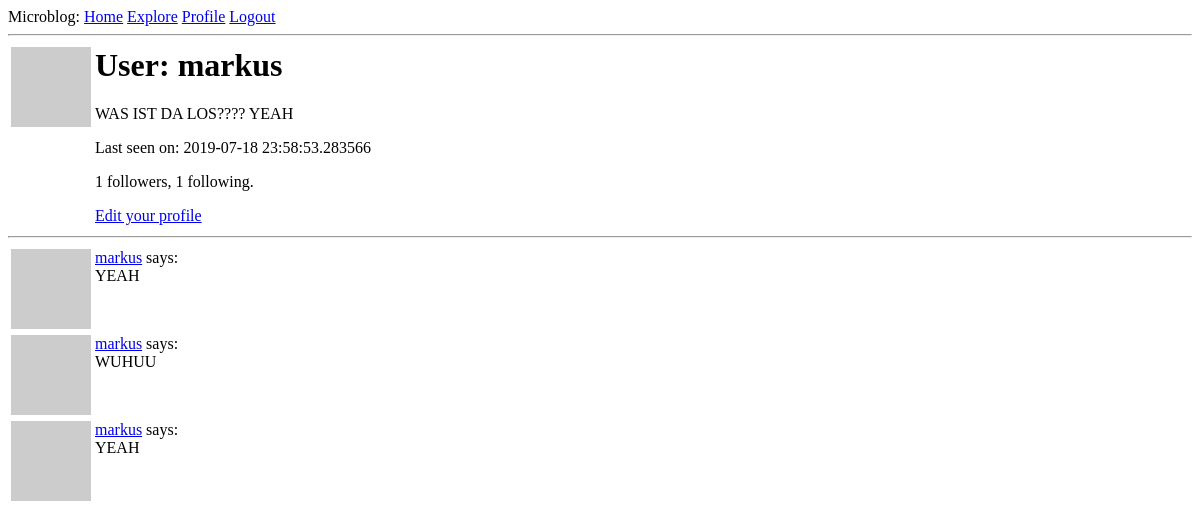
/user/markus (signed in), run on an earlier commit of the app's database.
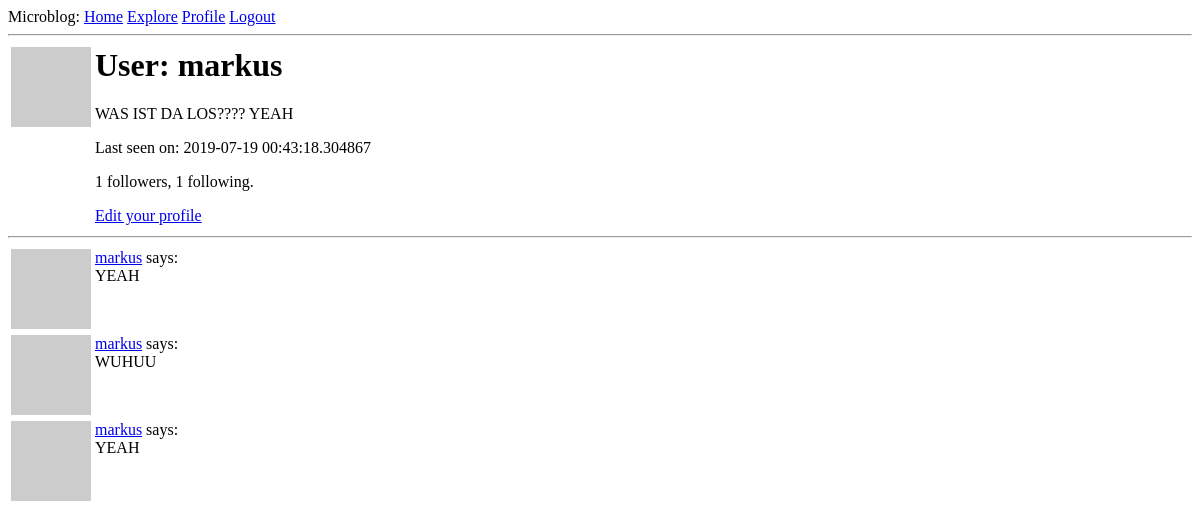
And on a later commit of the database.
### models.py (models this page shows, shortened)
class User(UserMixin, db.Model):
    id = db.Column(db.Integer, primary_key=True)
    username = db.Column(db.String(64), index=True, unique=True)
    email = db.Column(db.String(120), index=True, unique=True)
    password_hash = db.Column(db.String(128))
    posts = db.relationship('Post', backref='author', lazy='dynamic')
    about_me = db.Column(db.String(140))
    last_seen = db.Column(db.DateTime, default=datetime.utcnow)
    followed = db.relationship(
        'User',
        secondary=followers,
        primaryjoin=(followers.c.follower_id == id),
        secondaryjoin=(followers.c.followed_id == id),
        backref=db.backref('followers', lazy='dynamic'),
        lazy='dynamic'
        )
    def avatar(self, size):
        digest = md5(self.email.lower().encode('utf-8')).hexdigest()
        return 'https://www.gravatar.com/avatar/{}?d=identicon&s={}'.format(digest, size)

class Post(db.Model):
    id = db.Column(db.Integer, primary_key=True)
    body = db.Column(db.String(140))
    timestamp = db.Column(db.DateTime, index=True, default=datetime.utcnow)
    user_id = db.Column(db.Integer, db.ForeignKey('user.id'))

### routes.py (the view)
@app.route('/user/<username>')
@login_required
def user(username):
    user = User.query.filter_by(username=username).first_or_404()
    page = request.args.get('page', 1, type=int)
    posts = user.posts.order_by(Post.timestamp.desc()).paginate(
        page,
        app.config['POSTS_PER_PAGE'],
        False
        )
    if posts.has_next:
        next_url = url_for('user', username=user.username, page=posts.next_num)
    else:
        next_url = None
    if posts.has_prev:
        prev_url = url_for('user', username=user.username, page=posts.prev_num)
    else:
        prev_url = None
    return render_template('user.html', user=user, posts=posts.items, next_url=next_url, prev_url=prev_url)

### models.py (called while the page is built)
@login.user_loader
def load_user(this_id):
    return User.query.get(int(this_id))

### routes.py (called while the page is built)
@app.before_request
def before_request():
    if current_user.is_authenticated:
        current_user.last_seen = datetime.utcnow()
        db.session.commit()

### templates/user.html (shortened to what this page needs)
{% extends "base.html" %}
{% block content %}
    <table>
        <tr valign="top">
            <td><img src="{{ user.avatar(128) }}"></td>
            <td>
                <h1>User: {{ user.username }}</h1>
                {% if user.about_me %}<p>{{ user.about_me }}</p>{% endif %}
                {% if user.last_seen %}<p>Last seen on: {{ user.last_seen }}</p>{% endif %}
                <p>{{ user.followers.count() }} followers, {{ user.followed.count() }} following.</p>
                {% if user == current_user %}
                <p><a href="{{ url_for('edit_profile') }}">Edit your profile</a></p>
                {% elif not current_user.is_following(user) %}
                <p><a href="{{ url_for('follow', username=user.username) }}">Follow</a></p>
                {% else %}
                <p><a href="{{ url_for('unfollow', username=user.username) }}">Unfollow</a></p>
                {% endif %}
            </td>
        </tr>
    </table>
    <hr>
    {% for post in posts %}
        {% include '_post.html' %}
    {% endfor %}
{% endblock %}

### templates/base.html (shortened to what this page needs)
<html>
    <head>
    </head>
    <body>
        <div>
            Microblog:
            <a href="{{ url_for('index') }}">Home</a>
            <a href="{{ url_for('explore') }}">Explore</a>
            {% if current_user.is_anonymous %}
            <a href="{{ url_for('login') }}">Login</a>
            {% else %}
            <a href="{{ url_for('user', username=current_user.username) }}">Profile</a>
            <a href="{{ url_for('logout') }}">Logout</a>
            {% endif %}
        </div>
        <hr>
        {% block content %}{% endblock %}
    </body>
</html>

### templates/_post.html
<table>
    <tr valign="top">
        <td><img src="{{ post.author.avatar(36) }}"></td>
        <td>
            <a href="{{ url_for('user', username=post.author.username) }}">{{ post.author.username }}</a> says: <br>{{ post.body }}
        </td>
    </tr>
</table>

What changed in the data, as far as the page shows it:
changed User "markus": last_seen "2019-07-18 23:58:53.283566" → "2019-07-19 00:43:18.304867"
